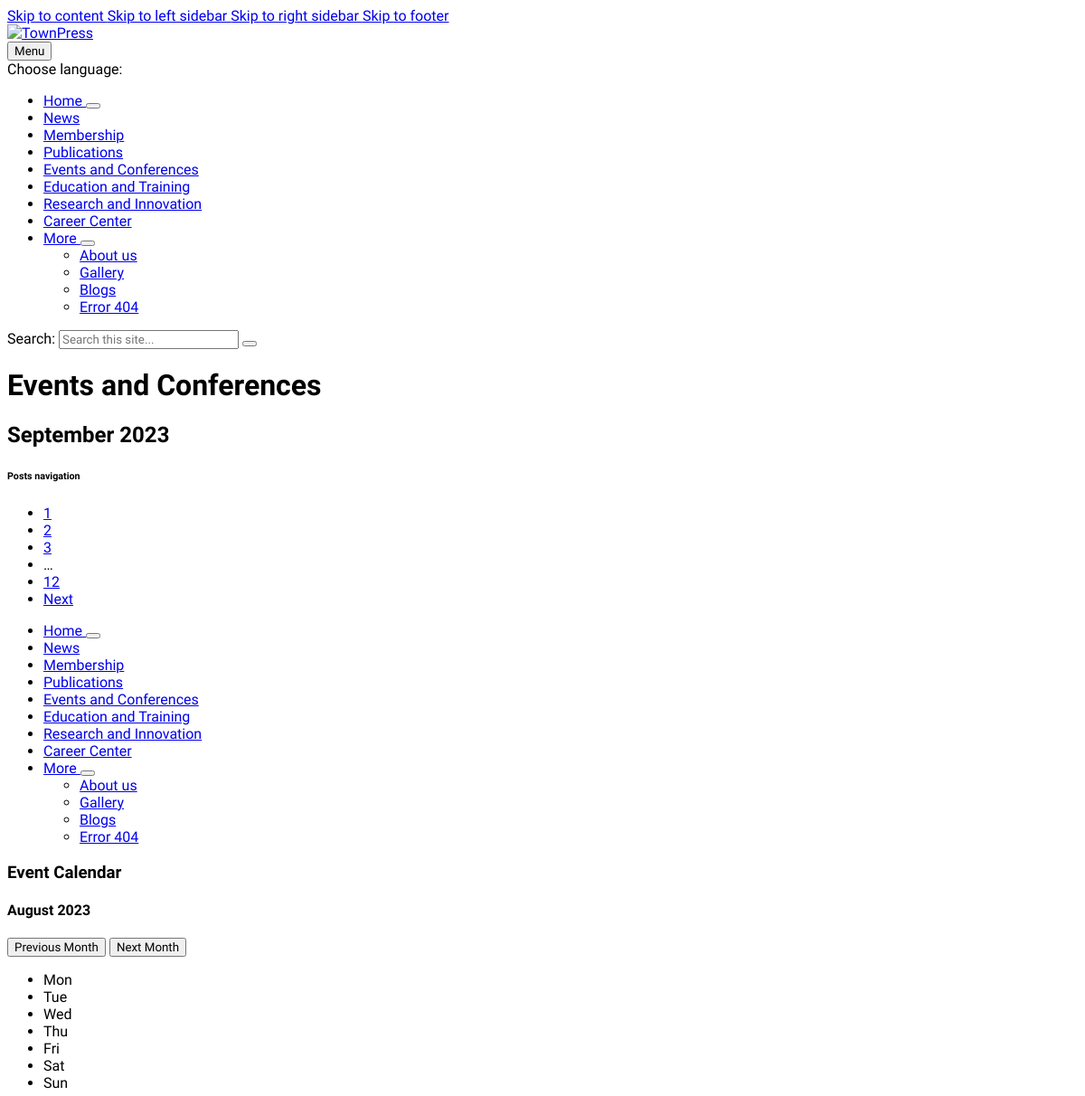
Before: /event (upper part) with the older database file.
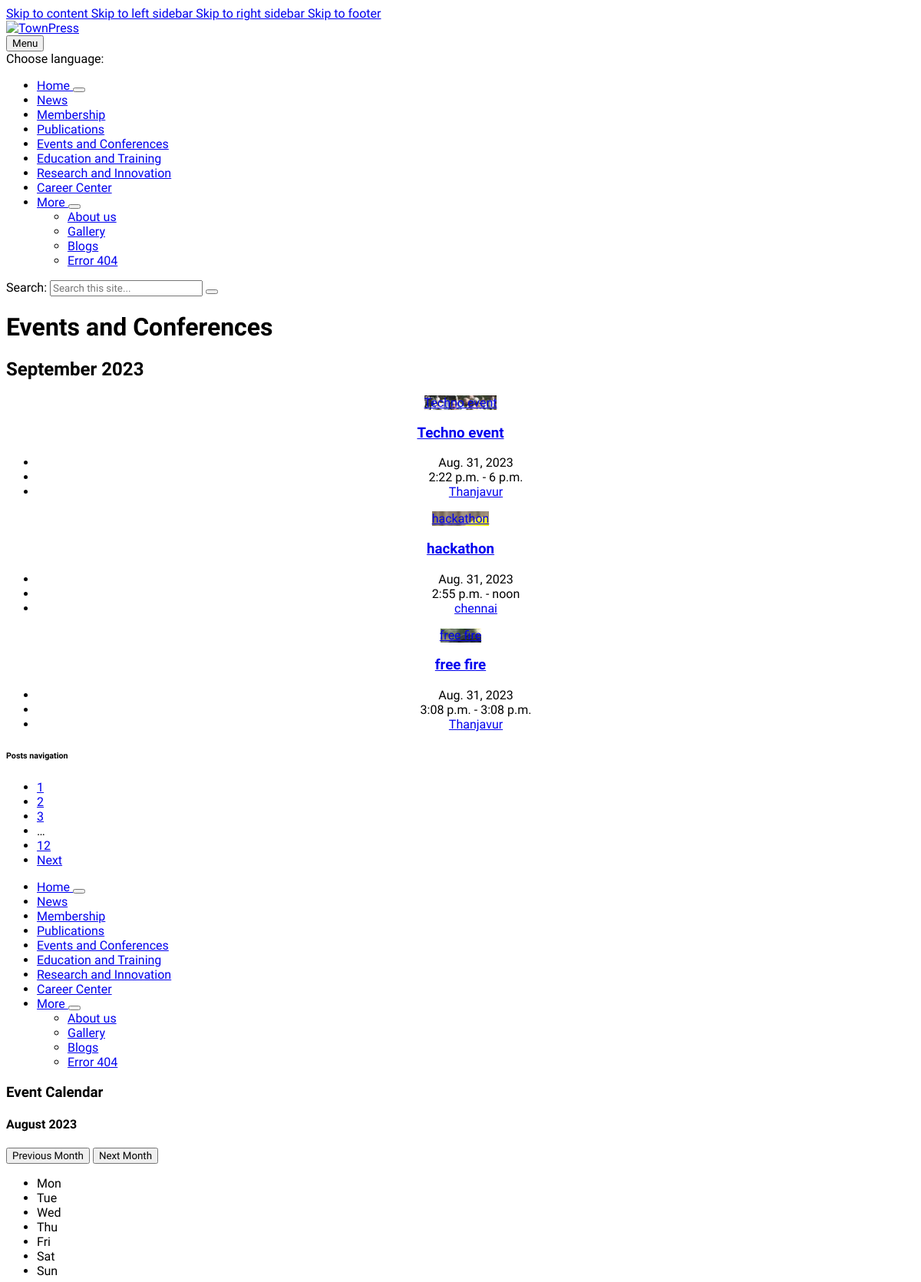
After: the same page with the newer database file.
### home/models.py (models this page shows, shortened)
class Events(models.Model):
    title = models.CharField(max_length=255)
    description = models.TextField()
    start_date = models.DateField()
    end_date = models.DateField()
    start_time = models.TimeField()
    end_time = models.TimeField()
    location = models.CharField(max_length=255)
    image = models.ImageField(upload_to='event_images/', blank=True, null=True)

### home/views.py (the view)
# urls.py: path('event', views.event, name='event'),
def event(request):
    event = Events.objects.all()
    context = {'events':event}
    return render(request, 'event.html', context)

### templates/event.html (shortened to what the changed rows need)
<html lang="en-US">
 <head>
  <link href="https://preview.lsvr.sk/townpress/wp-includes/css/dist/block-library/style.min.css?ver=6.0.5" id="wp-block-library-css" media="all" rel="stylesheet" type="text/css"/>
  <link href="https://preview.lsvr.sk/townpress/wp-content/plugins/bbpress/templates/default/css/bbpress.min.css?ver=2.6.9" id="bbp-default-css" media="all" rel="stylesheet" type="text/css"/>
  <link href="https://preview.lsvr.sk/townpress/wp-content/plugins/contact-form-7/includes/css/styles.css?ver=5.6.4" id="contact-form-7-css" media="all" rel="stylesheet" type="text/css"/>
  <link href="https://preview.lsvr.sk/townpress/wp-content/themes/townpress/style.css?ver=3.8.3" id="lsvr-townpress-main-style-css" media="all" rel="stylesheet" type="text/css"/>
  <link href="https://preview.lsvr.sk/townpress/wp-content/themes/townpress/assets/css/general.css?ver=3.8.3" id="lsvr-townpress-general-style-css" media="all" rel="stylesheet" type="text/css"/>
  <link href="https://preview.lsvr.sk/townpress/wp-content/themes/townpress-demo/style.css?ver=3.0.3" id="lsvr-townpress-demo-style-css" media="all" rel="stylesheet" type="text/css"/>
  <link href="https://preview.lsvr.sk/townpress/wp-content/themes/townpress/assets/css/skins/default.css?ver=3.8.3" id="lsvr-townpress-color-scheme-css" media="all" rel="stylesheet" type="text/css"/>
 </head>
 <body class="archive post-type-archive post-type-archive-lsvr_event wp-custom-logo lsvr-accessibility" data-rsssl="1">
  <div id="wrapper">
   <div id="core">
    <div class="core__inner">
     <div id="columns">
      <div class="columns__inner">
       <div class="lsvr-container">
        <div class="lsvr-grid">
         <div class="columns__main lsvr-grid__col lsvr-grid__col--span-6 lsvr-grid__col--push-3">
          <main id="main">
           <div class="main__inner">
            <div class="lsvr_event-post-page post-archive lsvr_event-post-archive lsvr_event-post-archive--default">
             <header class="main__header">
              <h1 class="main__title">
                Events and Conferences
              </h1>
             </header>
            <div class="post-archive__grid">
              <h2 class="post-archive__date">
               September 2023
              </h2>
              {% for event in events %}
              <div class="lsvr-grid lsvr-grid--2-cols lsvr-grid--md-2-cols lsvr-grid--sm-2-cols">
                <div class="lsvr-grid__col lsvr-grid__col--span-6 lsvr-grid__col--md-span-6 lsvr-grid__col--sm-span-6">
                <center>
                <article class="post lsvr_event post-188 has-post-thumbnail">
                 <div class="c-content-box post__inner">
                  <header class="post__header">
                   <p class="post__thumbnail post__thumbnail--cropped">
                    <a class="post__thumbnail-link post__thumbnail-link--cropped" href="https://preview.lsvr.sk/townpress/events/indie-movies-friday/" style="background-image: url( '{{ event.image.url}}' );">
                     <span class="screen-reader-text">
                      {{event.title}}
                     </span>
                    </a>
                   </p>
                   <h3 class="post__title">
                    <a class="post__title-link" href="https://preview.lsvr.sk/townpress/events/indie-movies-friday/" rel="bookmark">
                     {{event.title}}
                    </a>
                   </h3>
                  </header>
                  <ul aria-label="Event Information" class="post__info">
                   <li class="post__info-item post__info-item--date" title="Event Date">
                    {{ event.start_date }}
                   </li>
                   <li class="post__info-item post__info-item--time" title="Event Time">
                    {{event.start_time}} - {{event.end_time}}
                   </li>
                   <li class="post__info-item post__info-item--location" title="Event Location">
                    <a class="post__location-link" href="https://preview.lsvr.sk/townpress/event-location/downtown-theater/">
                     {{event.location}}
                    </a>
                   </li>
                  </ul>
                </article>
              </center>
                 </div>
                 {% endfor %}
               </div>
              </div>
              </div>
             </div>
            </div>
           </div>
          </main>
         </div>
        </div>
       </div>
      </div>
     </div>
    </div>
   </div>
  </div>
 </body>
</html>

Changed rows visible on the page:
added Events: image (picture), title "Techno event", start_date "Aug. 31, 2023", start_time "2:22 p.m.", end_time "6 p.m.", location "Thanjavur"
added Events: image (picture), title "hackathon", start_date "Aug. 31, 2023", start_time "2:55 p.m.", end_time "noon", location "chennai"
added Events: image (picture), title "free fire", start_date "Aug. 31, 2023", start_time "3:08 p.m.", end_time "3:08 p.m.", location "Thanjavur"
